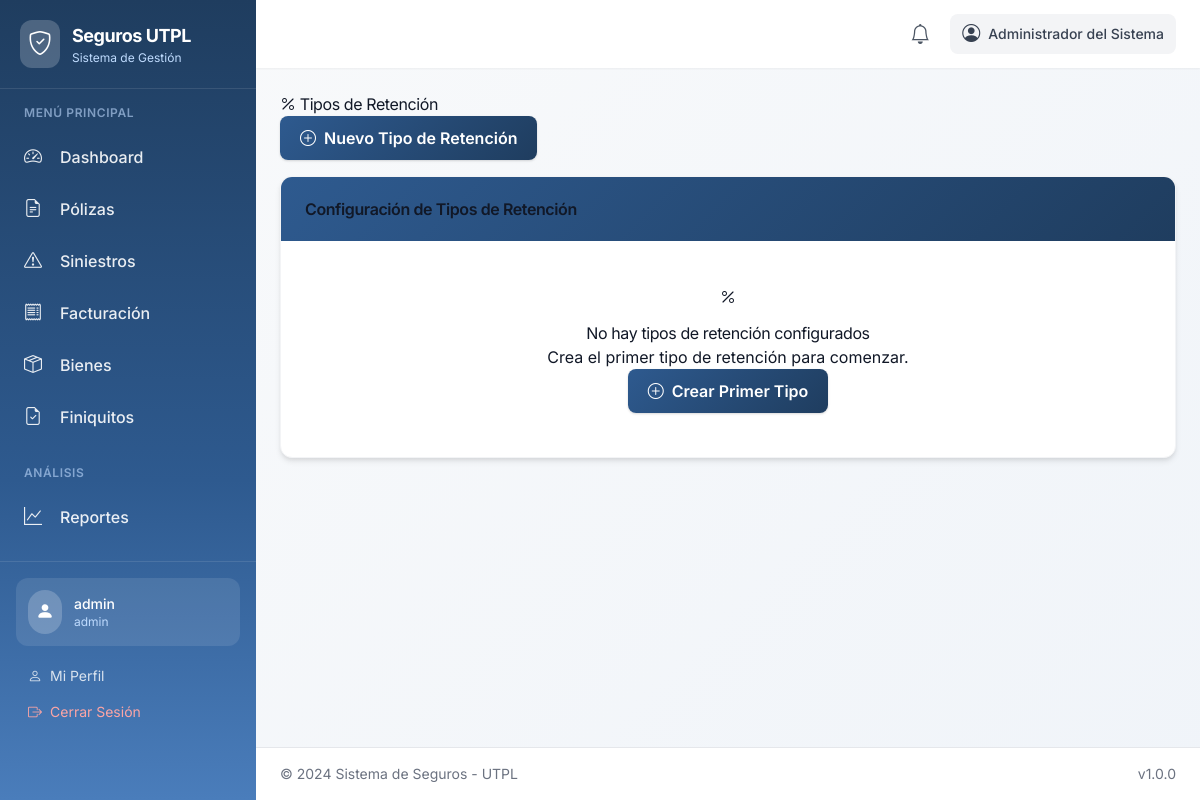
/companies/retention-types/ (signed in), run on the app's committed database.
### accounts/models.py (models this page shows, shortened)
class UserProfile(AbstractUser):
    ROLE_CHOICES = [
        ('admin', _('Administrador')),
        ('insurance_manager', _('Gerente de Seguros')),
        ('requester', _('Custodio de Bienes')),
    ]
    full_name = models.CharField(
        _('Nombre completo'),
        max_length=255,
        blank=True
    )
    role = models.CharField(
        _('Rol'),
        max_length=20,
        choices=ROLE_CHOICES,
        default='requester'
    )
    department = models.CharField(
        _('Departamento'),
        max_length=100,
        blank=True
    )
    phone = models.CharField(
        _('Teléfono'),
        max_length=20,
        blank=True
    )
    created_at = models.DateTimeField(_('Fecha de creación'), auto_now_add=True)
    updated_at = models.DateTimeField(_('Fecha de actualización'), auto_now=True)
    class Meta:
        verbose_name = _('Perfil de Usuario')
        verbose_name_plural = _('Perfiles de Usuario')
        ordering = ['-created_at']
    def get_full_name(self):
        if self.full_name:
            return self.full_name
        return super().get_full_name() or self.username
    def get_role_permissions(self):
        permissions_map = {
            'admin': [
                'users_read', 'users_write', 'users_create', 'users_update', 'users_delete', 'users_manage',
                'policies_read', 'policies_write', 'policies_create', 'policies_update', 'policies_delete', 'policies_manage',
                'claims_read', 'claims_write', 'claims_update', 'claims_delete', 'claims_manage',
                'invoices_read', 'invoices_write', 'invoices_create', 'invoices_update', 'invoices_delete', 'invoices_manage',
                'assets_read', 'assets_write', 'assets_create', 'assets_update', 'assets_delete', 'assets_manage',
                'reports_read', 'reports_write', 'reports_create', 'reports_update', 'reports_delete', 'reports_manage',
                'insurance_companies_read', 'insurance_companies_write', 'insurance_companies_create', 'insurance_companies_update', 'insurance_companies_delete', 'insurance_companies_manage',
                'brokers_read', 'brokers_write', 'brokers_create', 'brokers_update', 'brokers_delete', 'brokers_manage',
                'settings_read', 'settings_write', 'settings_create', 'settings_update', 'settings_delete', 'settings_manage',
                'alerts_read', 'alerts_create', 'alerts_write', 'alerts_execute', 'alerts_delete'
            ],
            'insurance_manager': [
                'users_read',
                'policies_read', 'policies_write', 'policies_create', 'policies_update', 'policies_delete',
                'claims_read', 'claims_write', 'claims_update', 'claims_manage',
                'invoices_read', 'invoices_write', 'invoices_create', 'invoices_update',
                'assets_read',
                'reports_read',
                'insurance_companies_read', 'insurance_companies_write', 'insurance_companies_create', 'insurance_companies_update',
                'brokers_read', 'brokers_write', 'brokers_create', 'brokers_update'
            ],
            'requester': [
                'claims_read', 'claims_write', 'claims_create',
                'assets_read'  # Only their own assets
            ]
        }
        return permissions_map.get(self.role, [])

### companies/views.py (the view)
# urls.py: path('retention-types/', views.retention_types_list, name='retention_types_list'),
@login_required
def retention_types_list(request):
    if not request.user.get_role_permissions().__contains__('insurance_companies_read'):
        messages.error(request, _('No tienes permisos para ver tipos de retención.'))
        return redirect('accounts:dashboard')
    retention_types = RetentionType.objects.all().order_by('name')
    return render(request, 'companies/retention_types_list.html', {
        'retention_types': retention_types,
        'title': _('Tipos de Retención'),
    })

### templates/companies/retention_types_list.html (shortened to what this page needs)
{% extends 'base.html' %}
{% load static %}
{% block content %}
<div class="row">
    <div class="col-12">
        <div class="d-flex justify-content-between align-items-center mb-4">
            <h1>
                <i class="bi bi-percent"></i> Tipos de Retención
            </h1>
            {% if 'insurance_companies_write' in user_permissions %}
            <a href="{% url 'companies:retention_types_create' %}" class="btn btn-primary">
                <i class="bi bi-plus-circle"></i> Nuevo Tipo de Retención
            </a>
            {% endif %}
        </div>
    </div>
</div>
<div class="row">
    <div class="col-12">
        <div class="card">
            <div class="card-header">
                <h5 class="mb-0">Configuración de Tipos de Retención</h5>
            </div>
            <div class="card-body">
                {% if retention_types %}
                <div class="table-responsive">
                    <table class="table table-hover">
                        <thead class="table-light">
                            <tr>
                                <th>Nombre</th>
                                <th>Código</th>
                                <th>Tipo</th>
                                <th>Porcentaje</th>
                                <th>Estado</th>
                                <th>Descripción</th>
                                <th>Acciones</th>
                            </tr>
                        </thead>
                        <tbody>
                            {% for retention_type in retention_types %}
                            <tr>
                                <td>
                                    <strong>{{ retention_type.name }}</strong>
                                </td>
                                <td>
                                    <code>{{ retention_type.code }}</code>
                                </td>
                                <td>
                                    <span class="badge
                                        {% if retention_type.retention_type == 'iva' %}bg-primary
                                        {% elif retention_type.retention_type == 'islr' %}bg-warning
                                        {% elif retention_type.retention_type == 'fonacide' %}bg-success
                                        {% else %}bg-secondary
                                        {% endif %}">
                                        {{ retention_type.get_retention_type_display }}
                                    </span>
                                </td>
                                <td>
                                    <strong>{{ retention_type.percentage }}%</strong>
                                </td>
                                <td>
                                    {% if retention_type.is_active %}
                                        <span class="badge bg-success">Activo</span>
                                    {% else %}
                                        <span class="badge bg-secondary">Inactivo</span>
                                    {% endif %}
                                </td>
                                <td>
                                    <small class="text-muted">
                                        {% if retention_type.description %}
                                            {{ retention_type.description|truncatechars:50 }}
                                        {% else %}
                                            <em>Sin descripción</em>
                                        {% endif %}
                                    </small>
                                </td>
                                <td>
                                    {% if 'insurance_companies_write' in user_permissions %}
                                    <a href="{% url 'companies:retention_types_edit' retention_type.pk %}"
                                       class="btn btn-sm btn-outline-primary">
                                        <i class="bi bi-pencil"></i> Editar
                                    </a>
                                    {% endif %}
                                </td>
                            </tr>
                            {% endfor %}
                        </tbody>
                    </table>
                </div>
                {% else %}
                <div class="text-center py-5">
                    <i class="bi bi-percent fs-1 text-muted"></i>
                    <h5 class="text-muted mt-3">No hay tipos de retención configurados</h5>
                    <p class="text-muted">Crea el primer tipo de retención para comenzar.</p>
                    {% if 'insurance_companies_write' in user_permissions %}
                    <a href="{% url 'companies:retention_types_create' %}" class="btn btn-primary">
                        <i class="bi bi-plus-circle"></i> Crear Primer Tipo
                    </a>
                    {% endif %}
                </div>
                {% endif %}
            </div>
        </div>
    </div>
</div>
{% endblock %}

### templates/base.html (shortened to what this page needs)
{% load static %}
<!DOCTYPE html>
<html lang="es">
<head>
    <script src="https://cdn.tailwindcss.com"></script>
    <link href="https://cdn.jsdelivr.net/npm/bootstrap-icons@1.10.0/font/bootstrap-icons.css" rel="stylesheet">
    <link href="{% static 'css/style.css' %}" rel="stylesheet">
</head>
<body class="bg-gray-100 font-sans">
    <div class="flex min-h-screen">
        {% if user.is_authenticated and user_permissions %}
        <aside id="sidebar"
            class="fixed inset-y-0 left-0 z-50 w-64 transform -translate-x-full lg:translate-x-0 transition-transform duration-300"
            style="background: linear-gradient(180deg, #1f3d5f 0%, #2e5a8f 60%, #4a7dbb 100%);">
            <div class="flex items-center space-x-3 p-5 border-b border-white/10">
                <div class="bg-white/20 p-2 rounded-xl">
                    <i class="bi bi-shield-check text-white text-2xl"></i>
                </div>
                <div>
                    <h1 class="text-white font-bold text-lg">Seguros UTPL</h1>
                    <p class="text-blue-200 text-xs">Sistema de Gestión</p>
                </div>
            </div>
            <nav class="sidebar-nav flex-1 overflow-y-auto px-3 py-4">
                <p class="text-blue-200/60 text-xs font-semibold uppercase tracking-wider px-3 mb-3">Menú Principal</p>
                <a href="{% url 'accounts:dashboard' %}"
                    class="nav-link flex items-center space-x-3 text-white/90 hover:text-white px-3 py-2.5 rounded-lg mb-1">
                    <i class="bi bi-speedometer2 text-lg w-6"></i>
                    <span class="font-medium">Dashboard</span>
                </a>
                {% if 'policies_read' in user_permissions %}
                <a href="{% url 'policies:policy_list' %}"
                    class="nav-link flex items-center space-x-3 text-white/90 hover:text-white px-3 py-2.5 rounded-lg mb-1">
                    <i class="bi bi-file-earmark-text text-lg w-6"></i>
                    <span class="font-medium">Pólizas</span>
                </a>
                {% endif %}
                {% if 'claims_read' in user_permissions %}
                <a href="{% url 'claims:claim_list' %}"
                    class="nav-link flex items-center space-x-3 text-white/90 hover:text-white px-3 py-2.5 rounded-lg mb-1">
                    <i class="bi bi-exclamation-triangle text-lg w-6"></i>
                    <span class="font-medium">Siniestros</span>
                </a>
                {% endif %}
                {% if 'invoices_read' in user_permissions %}
                <a href="{% url 'invoices:invoice_list' %}"
                    class="nav-link flex items-center space-x-3 text-white/90 hover:text-white px-3 py-2.5 rounded-lg mb-1">
                    <i class="bi bi-receipt text-lg w-6"></i>
                    <span class="font-medium">Facturación</span>
                </a>
                {% endif %}
                {% if 'assets_read' in user_permissions %}
                <a href="{% url 'assets:asset_list' %}"
                    class="nav-link flex items-center space-x-3 text-white/90 hover:text-white px-3 py-2.5 rounded-lg mb-1">
                    <i class="bi bi-box-seam text-lg w-6"></i>
                    <span class="font-medium">Bienes</span>
                </a>
                {% endif %}
                {% if 'claims_read' in user_permissions %}
                <a href="{% url 'claims:claim_settlements_list' %}"
                    class="nav-link flex items-center space-x-3 text-white/90 hover:text-white px-3 py-2.5 rounded-lg mb-1">
                    <i class="bi bi-file-earmark-check text-lg w-6"></i>
                    <span class="font-medium">Finiquitos</span>
                </a>
                {% endif %}
                {% if 'reports_read' in user_permissions %}
                <p class="text-blue-200/60 text-xs font-semibold uppercase tracking-wider px-3 mt-6 mb-3">Análisis</p>
                <a href="{% url 'reports:report_list' %}"
                    class="nav-link flex items-center space-x-3 text-white/90 hover:text-white px-3 py-2.5 rounded-lg mb-1">
                    <i class="bi bi-graph-up text-lg w-6"></i>
                    <span class="font-medium">Reportes</span>
                </a>
                {% endif %}
            </nav>
            <div class="p-4 border-t border-white/10">
                <div class="bg-white/10 rounded-xl p-3 mb-3">
                    <div class="flex items-center space-x-3">
                        <div class="bg-white/20 p-2 rounded-full">
                            <i class="bi bi-person-fill text-white text-lg"></i>
                        </div>
                        <div class="flex-1 min-w-0">
                            <p class="text-white font-medium text-sm truncate">{{ user.username }}</p>
                            <p class="text-blue-200 text-xs">{{ user.role }}</p>
                        </div>
                    </div>
                </div>
                <a href="{% url 'accounts:profile' %}"
                    class="flex items-center space-x-2 text-white/80 hover:text-white px-3 py-2 rounded-lg hover:bg-white/10 text-sm">
                    <i class="bi bi-person"></i>
                    <span>Mi Perfil</span>
                </a>
                <a href="{% url 'accounts:logout' %}"
                    class="flex items-center space-x-2 text-red-300 hover:text-red-200 px-3 py-2 rounded-lg hover:bg-red-500/20 text-sm">
                    <i class="bi bi-box-arrow-right"></i>
                    <span>Cerrar Sesión</span>
                </a>
            </div>
        </aside>
        {% endif %}
        <div
            class="flex-1 flex flex-col min-h-screen {% if user.is_authenticated and user_permissions %}lg:ml-64{% endif %}">
            {% if user.is_authenticated and user_permissions %}
            <header class="bg-white shadow-sm sticky top-0 z-30">
                <div class="flex items-center justify-between px-4 lg:px-6 py-3">
                    <div class="flex items-center space-x-3 ml-auto">
                        <div class="relative" x-data="{ open: false }">
                            <button @click="open = !open"
                                class="relative p-2 text-gray-600 hover:bg-gray-100 rounded-lg">
                                <i class="bi bi-bell text-xl"></i>
                            </button>
                        </div>
                        <div
                            class="hidden lg:flex items-center space-x-2 text-gray-700 bg-gray-100 px-3 py-1.5 rounded-lg">
                            <i class="bi bi-person-circle text-lg"></i>
                            <span class="text-sm font-medium">{{ user_full_name|default:user.username }}</span>
                        </div>
                    </div>
                </div>
            </header>
            {% endif %}
            <main class="flex-1 {% if user.is_authenticated and user_permissions %}p-4 lg:p-6{% endif %}">
                {% block content %}{% endblock %}
            </main>
            {% if user.is_authenticated and user_permissions %}
            <footer class="bg-white border-t border-gray-200 mt-auto">
                <div
                    class="px-4 lg:px-6 py-4 flex flex-col sm:flex-row justify-between items-center text-sm text-gray-500">
                    <span>&copy; 2024 Sistema de Seguros - UTPL</span>
                    <span class="mt-1 sm:mt-0">v1.0.0</span>
                </div>
            </footer>
            {% endif %}
        </div>
    </div>
</body>
</html>

### data on the page
UserProfile: username "admin", role "admin", full_name+username "Administrador del Sistema"
